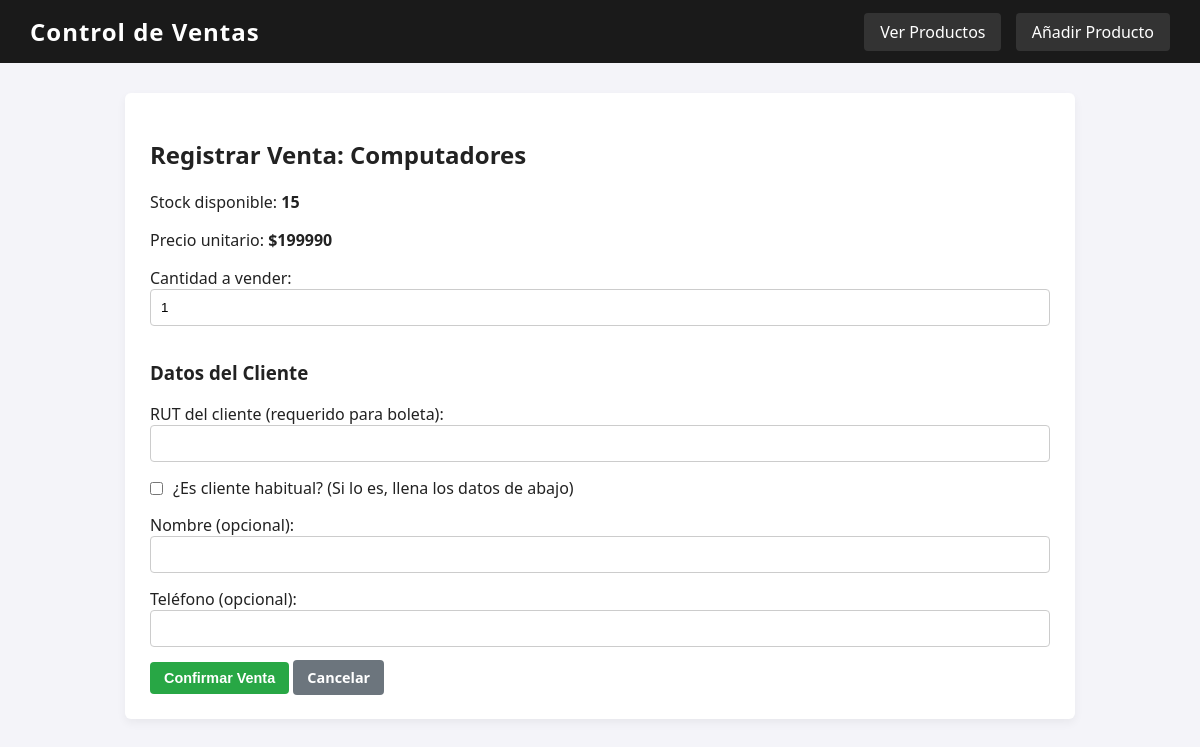
The page /productos/3/vender/ on the database its author committed.
### ventas/models.py (models this page shows, shortened)
class Producto(models.Model):
    codigo = models.CharField(max_length=20)
    nombre = models.CharField(max_length=64)
    precio = models.PositiveIntegerField(default=1)
    stock = models.PositiveIntegerField(default=0)

### ventas/views.py (the view, shortened to what this page needs)
# urls.py: path('productos/<int:pk>/vender/', views.registrar_venta, name='registrar_venta'),
@csrf_protect
def registrar_venta(request, pk):
    producto = get_object_or_404(Producto, pk=pk)
    return render(request, 'ventas/registrar_venta.html', {'producto': producto})

### ventas/templates/ventas/registrar_venta.html (shortened to what this page needs)
{% extends 'ventas/base.html' %}
{% block content %}
    <h2>Registrar Venta: {{ producto.nombre }}</h2>
    <p>Stock disponible: <strong>{{ producto.stock }}</strong></p>
    <p>Precio unitario: <strong>${{ producto.precio }}</strong></p>
    <form method="POST">
        <label for="cantidad">Cantidad a vender:</label>
        <input type="number" id="cantidad" name="cantidad" value="1" min="1" max="{{ producto.stock }}" required>
        <h3>Datos del Cliente</h3>
        <label for="rut">RUT del cliente (requerido para boleta):</label>
        <input type="text" id="rut" name="rut" required>
        <label style="display: flex; align-items: center; gap: 10px; margin-bottom: 15px;">
            <input type="checkbox" name="es_habitual" style="width: auto; margin: 0;">
            ¿Es cliente habitual? (Si lo es, llena los datos de abajo)
        </label>
        <label for="nombre">Nombre (opcional):</label>
        <input type="text" id="nombre" name="nombre">
        <label for="telefono">Teléfono (opcional):</label>
        <input type="text" id="telefono" name="telefono">
        <button type="submit" class="btn">Confirmar Venta</button>
        <a href="{% url 'producto_list' %}" class="btn btn-cancel">Cancelar</a>
    </form>
{% endblock %}

### ventas/templates/ventas/base.html (style rules this page uses)
body { font-family: 'Segoe UI', Tahoma, Geneva, Verdana, sans-serif; margin: 0; padding: 0; background-color: #f4f4f9; color: #222; }
button, .btn { padding: 8px 14px; border: none; border-radius: 4px; cursor: pointer; text-decoration: none; color: white; background-color: #28a745; font-size: 0.9rem; font-weight: bold; }
.btn-cancel { background-color: #6c757d; }
input, select { padding: 10px; margin-bottom: 15px; border: 1px solid #ccc; border-radius: 4px; width: 100%; box-sizing: border-box; }

### rows shown on the page
Producto: nombre "Computadores", stock "15", precio "199990"
